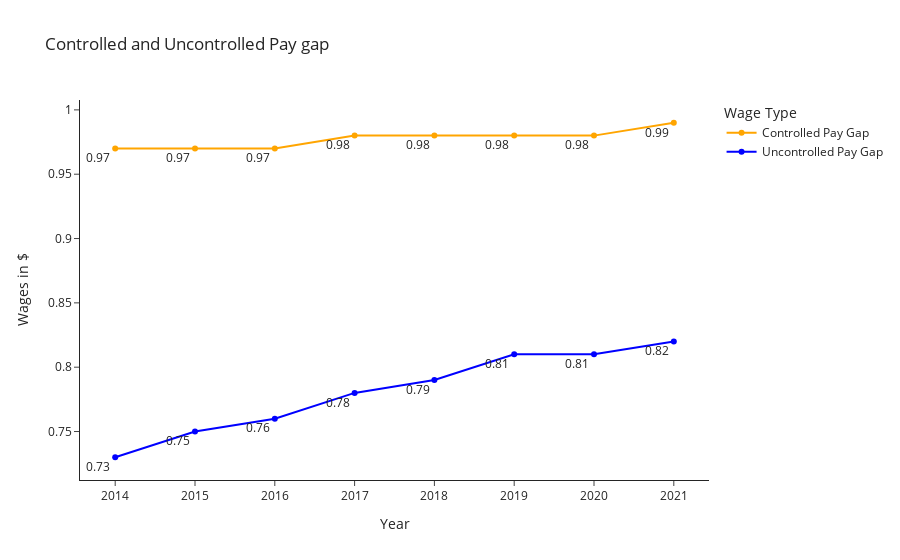

Here is the notebook cell this chart was saved with:
### Code cell
fig1 = px.line(df10_long, x="Year", y="Wages", color='Wage Type',markers=True,text="Wages",template="simple_white",
                labels={
                     "Year": "Year",
                   "Wages" : "Wages in $"
                 },
                color_discrete_map={'Controlled Pay Gap': 'Orange', 
                                  'Uncontrolled Pay Gap': 'Blue'
                                },
                title='Controlled and Uncontrolled Pay gap')
fig1.update_traces(textposition = "bottom left")
fig1.show()
#fig1.write_html("Controlled and uncontrolled wages.html")

### Figure 1 — Plotly figure (JSON) as saved in the notebook; plotly's stock layout.template omitted (floating-point values rounded to 4 significant figures)
{"data": [{"hovertemplate": "Wage Type=Controlled Pay Gap<br>Year=%{x}<br>Wages in $=%{text}<extra></extra>", "legendgroup": "Controlled Pay Gap", "line": {"color": "Orange", "dash": "solid"}, "marker": {"symbol": "circle"}, "mode": "text+markers+lines", "name": "Controlled Pay Gap", "orientation": "v", "showlegend": true, "text": [0.97, 0.97, 0.97, 0.98, 0.98, 0.98, 0.98, 0.99], "textposition": "bottom left", "type": "scatter", "x": [2014, 2015, 2016, 2017, 2018, 2019, 2020, 2021], "xaxis": "x", "y": [0.97, 0.97, 0.97, 0.98, 0.98, 0.98, 0.98, 0.99], "yaxis": "y"}, {"hovertemplate": "Wage Type=Uncontrolled Pay Gap<br>Year=%{x}<br>Wages in $=%{text}<extra></extra>", "legendgroup": "Uncontrolled Pay Gap", "line": {"color": "Blue", "dash": "solid"}, "marker": {"symbol": "circle"}, "mode": "text+markers+lines", "name": "Uncontrolled Pay Gap", "orientation": "v", "showlegend": true, "text": [0.73, 0.75, 0.76, 0.78, 0.79, 0.81, 0.81, 0.82], "textposition": "bottom left", "type": "scatter", "x": [2014, 2015, 2016, 2017, 2018, 2019, 2020, 2021], "xaxis": "x", "y": [0.73, 0.75, 0.76, 0.78, 0.79, 0.81, 0.81, 0.82], "yaxis": "y"}], "layout": {"legend": {"title": {"text": "Wage Type"}, "tracegroupgap": 0}, "title": {"text": "Controlled and Uncontrolled Pay gap"}, "xaxis": {"anchor": "y", "domain": [0, 1], "title": {"text": "Year"}}, "yaxis": {"anchor": "x", "domain": [0, 1], "title": {"text": "Wages in $"}}}}
